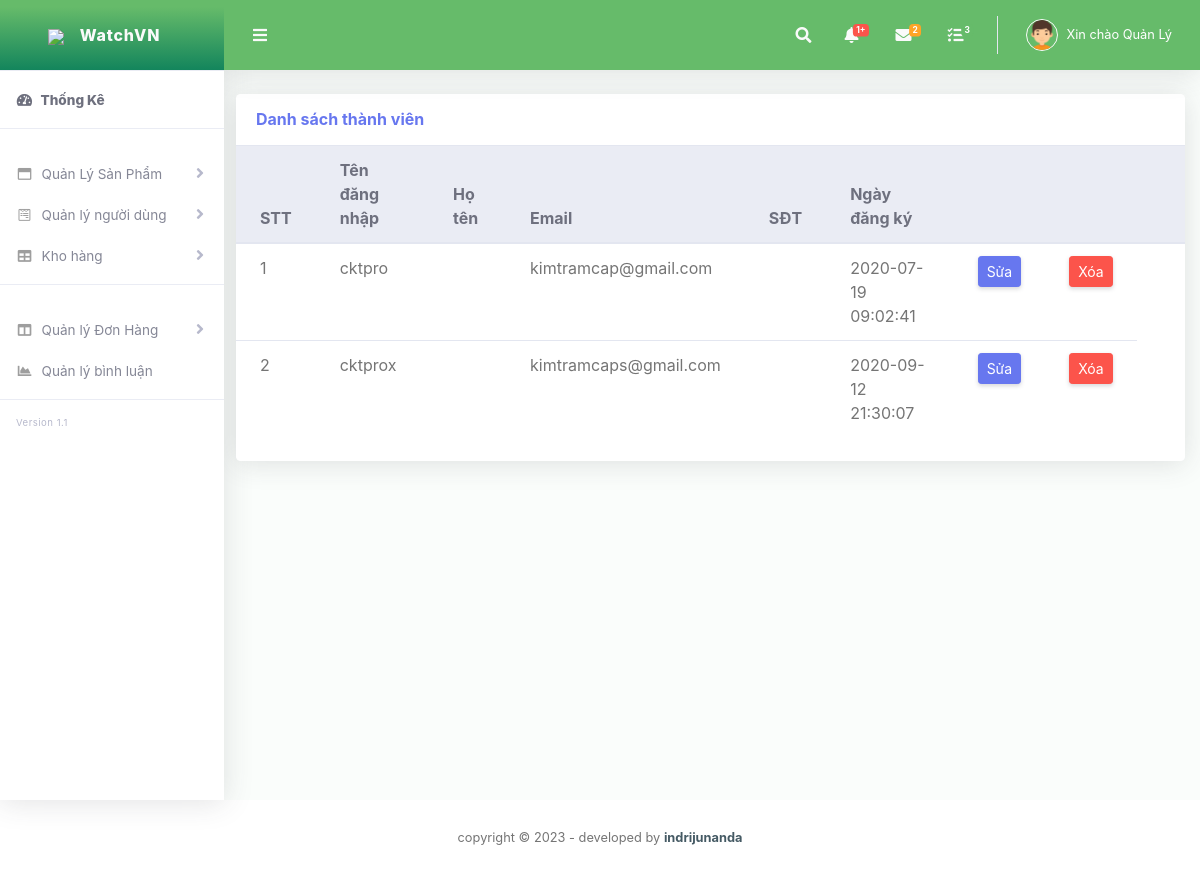
The page /quan_tri/index.php?menu=ql_khach_hang (signed in) on the database its author committed.
### tables this page shows
CREATE TABLE `thanh_vien` (
  `ma_kh` int(11) NOT NULL,
  `username` char(9) NOT NULL,
  `password` varchar(80) NOT NULL,
  `hoten` varchar(60) NOT NULL,
  `ngaysinh` date DEFAULT NULL,
  `gioitinh` varchar(10) DEFAULT NULL,
  `email` varchar(80) DEFAULT NULL,
  `sdt` char(11) DEFAULT NULL,
  `diachi` varchar(100) DEFAULT NULL,
  `ngay_dang_ky` timestamp NOT NULL DEFAULT current_timestamp()
);

### admin/chuc_nang/nguoi_dung/ql_khach_hang.php (the view, shortened to what this page needs)
                <div class="col-xl-24 col-lg-7 mb-4">
              <div class="card">
                <div class="card-header py-3 d-flex flex-row align-items-center justify-content-between">
                  <h6 class="m-0 font-weight-bold text-primary">Danh sách thành viên</h6>
                </div>
                <div class="table-responsive">
                  <table class="table align-items-center table-flush">
                    <thead class="thead-light">
                      <tr>
                        <th>STT</th>
                        <th>Tên đăng nhập</th>
                        <th>Họ tên</th>
                        <th>Email</th>
                        <th>SĐT</th>
                        <th>Ngày đăng ký</th>
                        <th></th>
                        <th></th>
                        <th></th>
                      </tr>
                    </thead>
                    <tbody>
                    	<?php
	$sl="select * from thanh_vien";
	$exec= mysqli_query($connect, $sl);
  $i=1;
	while($row=mysqli_fetch_array($exec)){
?>
                      <tr>
                      	<td><?php echo $i; ?></td>
                        <td><?php echo $row['username']; ?></td>
                        <td><?php echo implode(" ", array($row['first_name'],$row['last_name'])); ?></td>
                        <td><?php echo $row['email']; ?></td>
                        <td><?php echo $row['sdt_kh']; ?></td>
                        <td><?php echo $row['ngay_dang_ky']; ?></td>
                        <td><a href="?menu=sua_tt_nd&ma_kh=<?php echo $row['ma_kh'] ?>" class="btn btn-sm btn-primary">Sửa</a></td>
                        <td><a href="?menu=xoa_nd&ma_kh=<?php echo $row['ma_kh'] ?>" class="btn btn-sm btn-danger">Xóa</a></td>
                      </tr>
                      <?php
                      $i +=1;
                    } ?>
                    </tbody>
                  </table>
                </div>
                <div class="card-footer"></div>
              </div>
            </div>

### rows shown on the page
thanh_vien: username "cktpro", email "kimtramcap@gmail.com", ngay_dang_ky "2020-07-19 09:02:41"
thanh_vien: username "cktprox", email "kimtramcaps@gmail.com", ngay_dang_ky "2020-09-12 21:30:07"

### other values the page prints
$_SESSION['name'] "Quản Lý"
